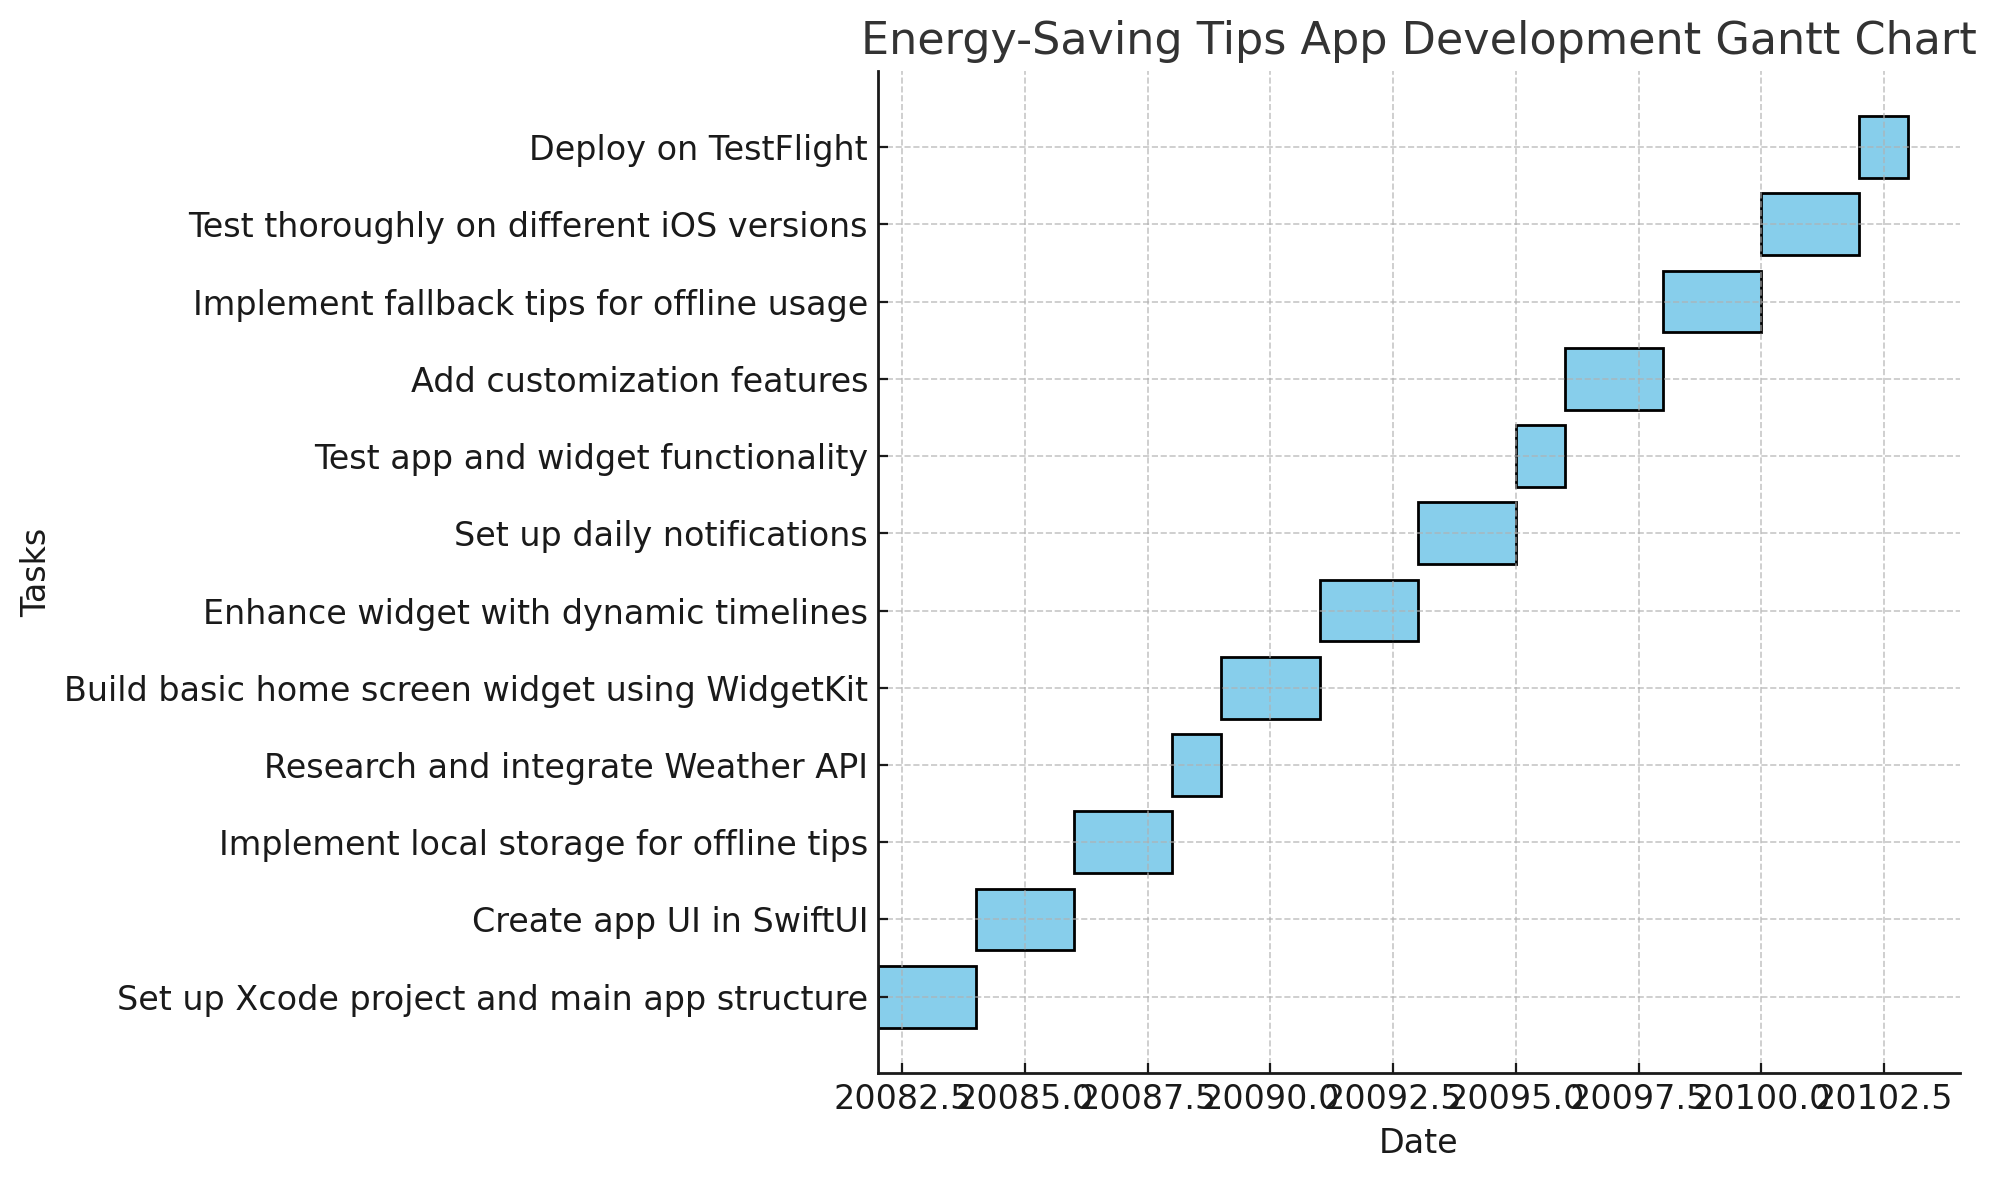

This chart was generated by the following Python code:
import pandas as pd
import matplotlib.pyplot as plt

# Define the phases and tasks
tasks = [
    {"Task": "Set up Xcode project and main app structure", "Start": "2024-12-25", "End": "2024-12-26"},
    {"Task": "Create app UI in SwiftUI", "Start": "2024-12-27", "End": "2024-12-28"},
    {"Task": "Implement local storage for offline tips", "Start": "2024-12-29", "End": "2024-12-30"},
    {"Task": "Research and integrate Weather API", "Start": "2024-12-31", "End": "2024-12-31"},
    {"Task": "Build basic home screen widget using WidgetKit", "Start": "2025-01-01", "End": "2025-01-02"},
    {"Task": "Enhance widget with dynamic timelines", "Start": "2025-01-03", "End": "2025-01-04"},
    {"Task": "Set up daily notifications", "Start": "2025-01-05", "End": "2025-01-06"},
    {"Task": "Test app and widget functionality", "Start": "2025-01-07", "End": "2025-01-07"},
    {"Task": "Add customization features", "Start": "2025-01-08", "End": "2025-01-09"},
    {"Task": "Implement fallback tips for offline usage", "Start": "2025-01-10", "End": "2025-01-11"},
    {"Task": "Test thoroughly on different iOS versions", "Start": "2025-01-12", "End": "2025-01-13"},
    {"Task": "Deploy on TestFlight", "Start": "2025-01-14", "End": "2025-01-14"},
]

# Convert to DataFrame
df = pd.DataFrame(tasks)

# Convert Start and End to datetime
df["Start"] = pd.to_datetime(df["Start"])
df["End"] = pd.to_datetime(df["End"])
df["Duration"] = (df["End"] - df["Start"]).dt.days + 1

# Create Gantt chart
fig, ax = plt.subplots(figsize=(10, 6))
for i, task in enumerate(df.itertuples()):
    ax.barh(task.Task, task.Duration, left=task.Start, color="skyblue", edgecolor="black")
    
# Format chart
ax.set_xlabel("Date")
ax.set_ylabel("Tasks")
ax.xaxis_date()
plt.title("Energy-Saving Tips App Development Gantt Chart")
plt.tight_layout()

# Show the chart
plt.show()
